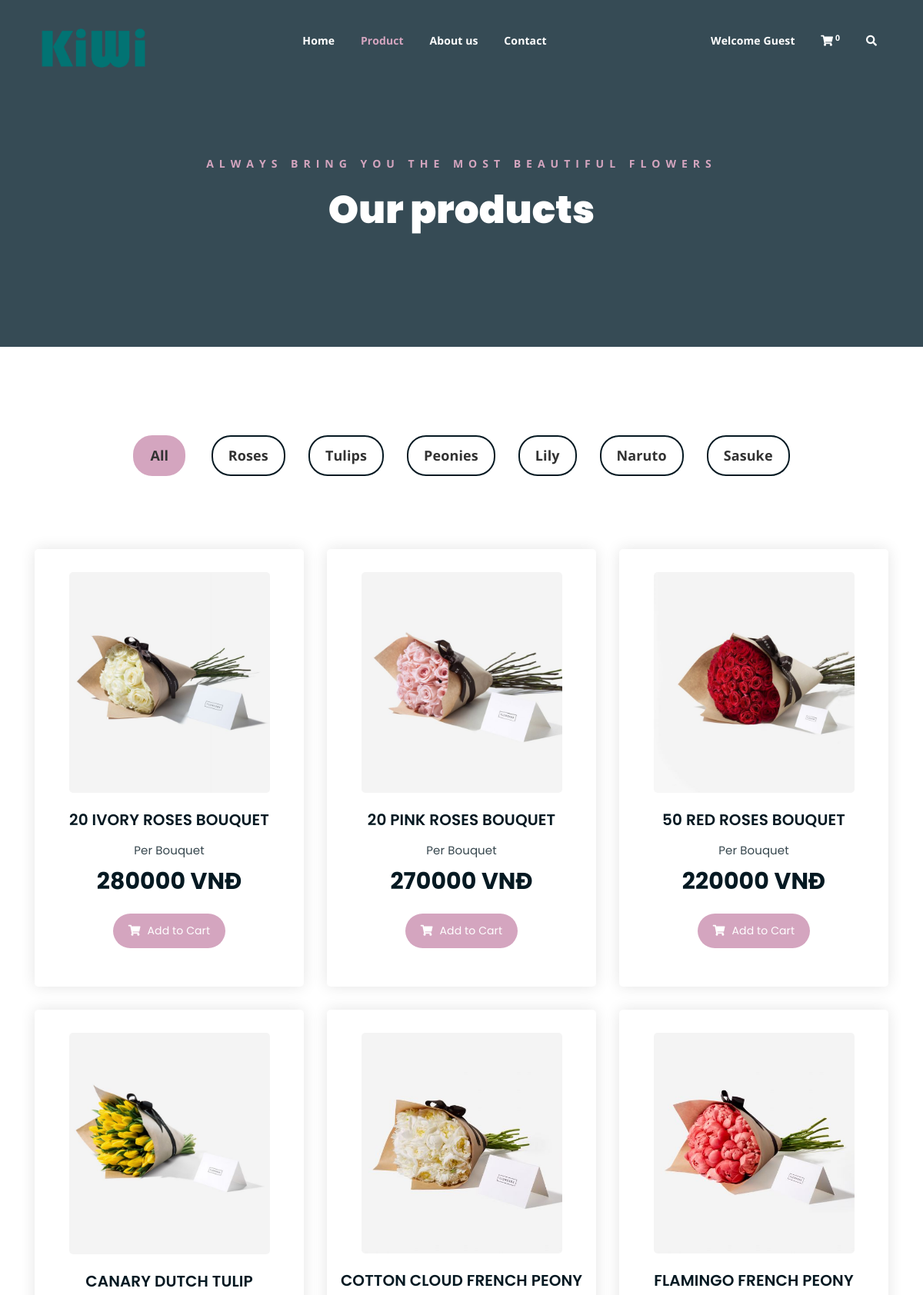
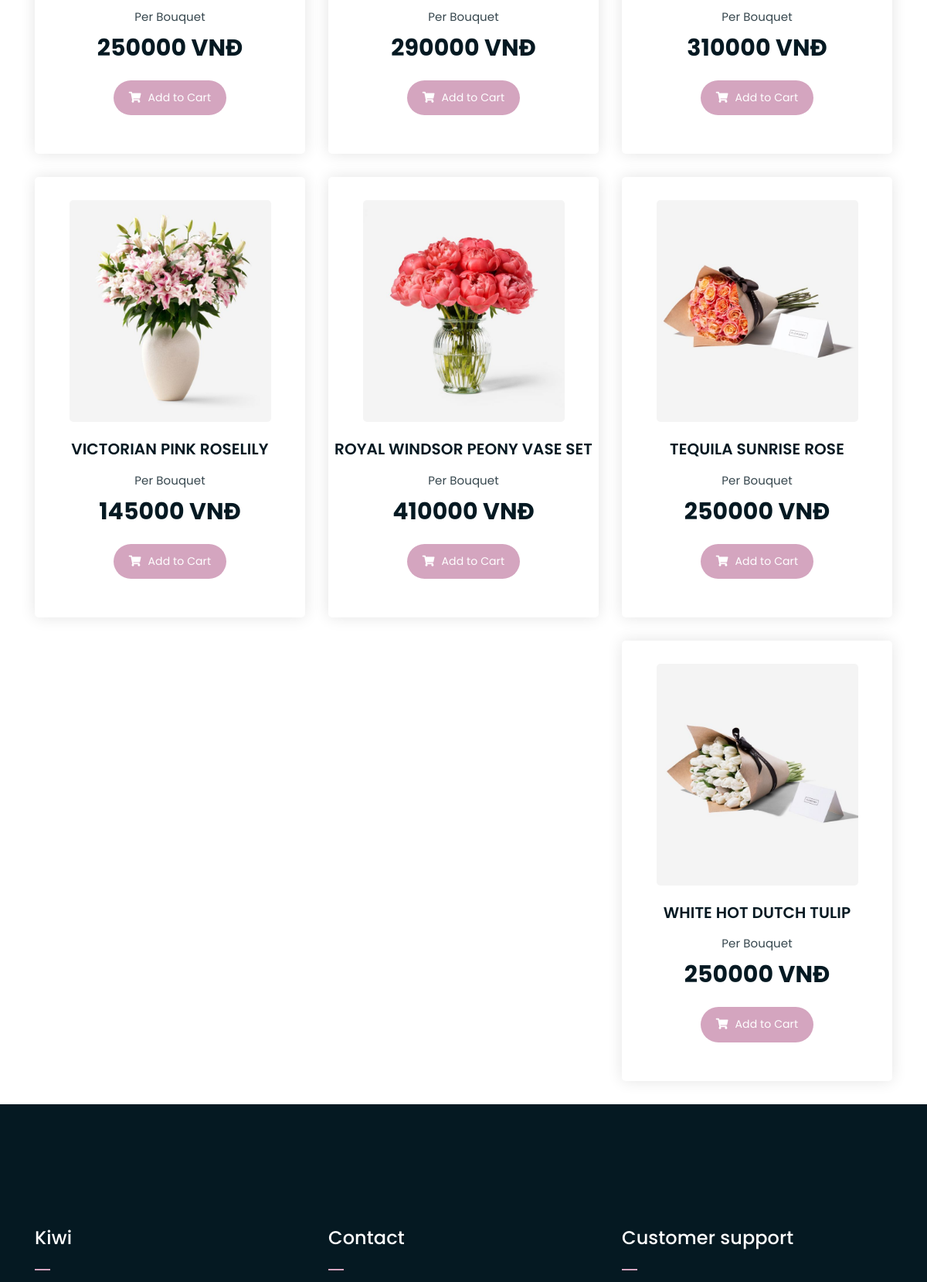
The page /shop.php (upper part) on the database its author committed (2 pictures, top to bottom).
### tables this page shows
CREATE TABLE `categories` (
  `id` int(11) NOT NULL,
  `name` varchar(50) NOT NULL
);

CREATE TABLE `products` (
  `product_id` int(11) NOT NULL,
  `product_title` varchar(256) NOT NULL,
  `product_description` varchar(500) NOT NULL,
  `product_keywords` varchar(256) NOT NULL,
  `category_id` int(11) NOT NULL,
  `product_image` varchar(255) NOT NULL,
  `product_price` int(11) NOT NULL,
  `date` timestamp NOT NULL DEFAULT current_timestamp() ON UPDATE current_timestamp(),
  `status` varchar(100) NOT NULL
);

### function/common_functions.php (the view, shortened to what this page needs)
<?php
function getProducts()
{
    global $con;
    $select_query = "Select * from `products` order by product_title";
    $result_query = mysqli_query($con, $select_query);
    while ($row = mysqli_fetch_assoc($result_query)) {
        $product_id = $row['product_id'];
        $product_title = $row['product_title'];
        $category_id = $row['category_id'];
        $product_image = $row['product_image'];
        $product_price = $row['product_price'];
        echo "
                    <div class='col-lg-4 col-md-6 text-center $category_id'>
                        <div class='single-product-item'>
                            <div class='product-image'>
                                <a href='single-product.php?product_id=$product_id'><img src='./admin/product_images/$product_image' alt=''></a>
                            </div>
                        <h3>$product_title</h3>
                        <p class='product-price'><span>Per Bouquet</span> $product_price VNĐ </p>
                        <a href='shop.php?add_to_cart=$product_id' class='cart-btn'><i class='fas fa-shopping-cart'></i> Add to Cart</a>
                        </div>
                    </div>";
    }
}
function getCategories()
{
    global $con;
    $select_categories = "Select * from `categories`";
    $result_categories = mysqli_query($con, $select_categories);
    while ($row_data = mysqli_fetch_assoc($result_categories)) {
        $category_title = $row_data['name'];
        $category_id = $row_data['id'];
        echo "<li data-filter='.$category_id'>$category_title</li>";
    }
}
function getIPAddress()
{
    if (!empty($_SERVER['HTTP_CLIENT_IP'])) {
        $ip = $_SERVER['HTTP_CLIENT_IP'];
    }
    elseif (!empty($_SERVER['HTTP_X_FORWARDED_FOR'])) {
        $ip = $_SERVER['HTTP_X_FORWARDED_FOR'];
    } else {
        $ip = $_SERVER['REMOTE_ADDR'];
    }
    return $ip;
}
function cart_item()
{
    global $con;
    if (isset($_GET['add_to_cart'])) {
        $get_ip_address = getIPAddress();
        $select_query = "SELECT * FROM `cart_details` WHERE ip_address = '$get_ip_address'";
        $result_select = mysqli_query($con, $select_query);
        $number = mysqli_num_rows($result_select);
    } else {
        global $con;
        $get_ip_address = getIPAddress();
        $select_query = "SELECT * FROM `cart_details` WHERE ip_address = '$get_ip_address'";
        $result_select = mysqli_query($con, $select_query);
        $number = mysqli_num_rows($result_select);
    }
    echo $number;
}

### assets/css/main.css (style rules this page uses)
html { font-size: 14px; font-weight: 400; line-height: 28px; height: 100%; }
body { font-family: "Open Sans", sans-serif; font-weight: 400; font-size: 1rem; letter-spacing: 0.1px; line-height: 1.8; color: #051922; overflow-x: hidden; }
body img { max-width: 100%; }
a { cursor: pointer; text-decoration: none; -webkit-transition: all 0.2s ease-in-out; -o-transition: all 0.2s ease-in-out; transition: all 0.2s ease-in-out; }
h1, .h1, h2, .h2, h3, .h3, h4, .h4, h5, .h5, h6, .h6 { font-family: "Poppins", sans-serif; font-weight: 700; margin: 0 0 1.25rem 0; color: #051922; }
h3, .h3 { font-size: 2rem; font-weight: 700; line-height: 2.25rem; }
p { font-family: "Open Sans", sans-serif; font-weight: 400; font-size: 1rem; letter-spacing: 0.1px; line-height: 1.8; color: #051922; margin: 0 0 1.25rem 0; }
a.boxed-btn, a.bordered-btn, a.cart-btn { border-radius: 50px; }
.product-image img { -webkit-transition: 0.3s; -o-transition: 0.3s; transition: 0.3s; }
a.cart-btn { -webkit-transition: 0.3s; -o-transition: 0.3s; transition: 0.3s; }
.single-product-item { -webkit-transition: 0.3s; -o-transition: 0.3s; transition: 0.3s; }
html, body { height: 100%; }
.product-filters ul li { display: inline-block; font-weight: 700; font-size: 18px; margin: 15px; border: 2px solid #051922; color: #323232; cursor: pointer; padding: 8px 20px; border-radius: 25px; }
.single-product-item { margin-bottom: 30px; }
.product-image { padding: 30px; padding-bottom: 0; }
.product-image img { width: 90%; border-radius: 5px; margin-bottom: 20px; }
.single-product-item h3 { font-size: 20px; font-weight: 600; margin-bottom: 10px; }
p.product-price { font-family: 'Poppins', sans-serif; font-size: 30px; font-weight: 700; margin-bottom: 15px; }
p.product-price span { display: block; opacity: 0.8; font-size: 15px; font-weight: 400; }
a.cart-btn { font-family: 'Poppins', sans-serif; display: inline-block; background-color: #D4A5BF; color: #fff; padding: 10px 20px; }
a.cart-btn i { margin-right: 5px; }
.single-product-item { -webkit-box-shadow: 0 0 20px #e4e4e4; box-shadow: 0 0 20px #e4e4e4; padding-bottom: 50px; border-radius: 5px; }

### rows shown on the page
categories: name "Roses"
categories: name "Tulips"
categories: name "Peonies"
categories: name "Lily"
categories: name "Naruto"
categories: name "Sasuke"
products: product_image (picture), product_title "20 IVORY ROSES BOUQUET", product_price "280000"
products: product_image (picture), product_title "20 PINK ROSES BOUQUET", product_price "270000"
products: product_image (picture), product_title "50 RED ROSES BOUQUET", product_price "220000"
products: product_image (picture), product_title "CANARY DUTCH TULIP", product_price "250000"
products: product_image (picture), product_title "COTTON CLOUD FRENCH PEONY", product_price "290000"
products: product_image (picture), product_title "FLAMINGO FRENCH PEONY", product_price "310000"
products: product_image (picture), product_title "ROYAL WINDSOR PEONY VASE SET", product_price "410000"
products: product_image (picture), product_title "TEQUILA SUNRISE ROSE", product_price "250000"
products: product_image (picture), product_title "VICTORIAN PINK ROSELILY", product_price "145000"
products: product_image (picture), product_title "WHITE HOT DUTCH TULIP", product_price "250000"

### other values the page prints
$number "0"
